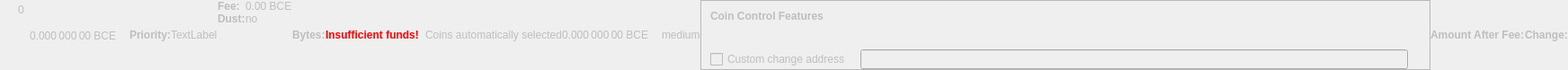
    <widget class="QWidget" name="dummyHideWidget" native="true">
     <property name="enabled">
      <bool>false</bool>
     </property>
     <property name="maximumSize">
      <size>
       <width>100</width>
       <height>22</height>
      </size>
     </property>
     <layout class="QHBoxLayout" name="dummyHideLayout">
      <property name="spacing">
       <number>0</number>
      </property>
      <property name="margin">
       <number>0</number>
      </property>
      <item>
       <layout class="QFormLayout" name="formLayoutCoinControl1">
        <property name="horizontalSpacing">
         <number>10</number>
        </property>
        <property name="verticalSpacing">
         <number>14</number>
        </property>
        <property name="leftMargin">
         <number>10</number>
        </property>
        <property name="topMargin">
         <number>4</number>
        </property>
        <property name="rightMargin">
         <number>6</number>
        </property>
        <item row="0" column="1">
         <widget class="QLabel" name="labelCoinControlBytes">
          <property name="cursor">
           <cursorShape>IBeamCursor</cursorShape>
          </property>
          <property name="contextMenuPolicy">
           <enum>Qt::ActionsContextMenu</enum>
          </property>
          <property name="text">
           <string notr="true">0</string>
          </property>
          <property name="textInteractionFlags">
           <set>Qt::LinksAccessibleByMouse|Qt::TextSelectableByKeyboard|Qt::TextSelectableByMouse</set>
          </property>
         </widget>
        </item>
       </layout>
      </item>
      <item>
       <widget class="QLabel" name="labelCoinControlAfterFee">
        <property name="enabled">
         <bool>false</bool>
        </property>
        <property name="sizePolicy">
         <sizepolicy hsizetype="Fixed" vsizetype="Fixed">
          <horstretch>0</horstretch>
          <verstretch>0</verstretch>
         </sizepolicy>
        </property>
        <property name="minimumSize">
         <size>
          <width>111</width>
          <height>12</height>
         </size>
        </property>
        <property name="maximumSize">
         <size>
          <width>111</width>
          <height>12</height>
         </size>
        </property>
        <property name="cursor">
         <cursorShape>IBeamCursor</cursorShape>
        </property>
        <property name="contextMenuPolicy">
         <enum>Qt::ActionsContextMenu</enum>
        </property>
        <property name="text">
         <string notr="true">0.000 000 00 BCE</string>
        </property>
        <property name="textInteractionFlags">
         <set>Qt::LinksAccessibleByMouse|Qt::TextSelectableByKeyboard|Qt::TextSelectableByMouse</set>
        </property>
       </widget>
      </item>
      <item>
       <widget class="QLabel" name="labelCoinControlPriorityText">
        <property name="enabled">
         <bool>false</bool>
        </property>
        <property name="font">
         <font>
          <weight>75</weight>
          <bold>true</bold>
         </font>
        </property>
        <property name="text">
         <string>Priority:</string>
        </property>
       </widget>
      </item>
      <item>
       <layout class="QHBoxLayout" name="horizontalLayout">
        <item>
         <widget class="QLabel" name="WarningLabel">
          <property name="text">
           <string>TextLabel</string>
          </property>
         </widget>
        </item>
       </layout>
      </item>
      <item>
       <layout class="QFormLayout" name="formLayoutCoinControl3">
        <property name="horizontalSpacing">
         <number>0</number>
        </property>
        <property name="verticalSpacing">
         <number>0</number>
        </property>
        <property name="leftMargin">
         <number>0</number>
        </property>
        <property name="topMargin">
         <number>0</number>
        </property>
        <property name="rightMargin">
         <number>0</number>
        </property>
        <item row="0" column="0">
         <widget class="QLabel" name="labelCoinControlFeeText">
          <property name="enabled">
           <bool>false</bool>
          </property>
          <property name="font">
           <font>
            <weight>75</weight>
            <bold>true</bold>
           </font>
          </property>
          <property name="text">
           <string>Fee:</string>
          </property>
          <property name="margin">
           <number>0</number>
          </property>
         </widget>
        </item>
        <item row="0" column="1">
         <widget class="QLabel" name="labelCoinControlFee">
          <property name="enabled">
           <bool>false</bool>
          </property>
          <property name="cursor">
           <cursorShape>IBeamCursor</cursorShape>
          </property>
          <property name="contextMenuPolicy">
           <enum>Qt::ActionsContextMenu</enum>
          </property>
          <property name="text">
           <string notr="true">0.00 BCE</string>
          </property>
          <property name="textInteractionFlags">
           <set>Qt::LinksAccessibleByMouse|Qt::TextSelectableByKeyboard|Qt::TextSelectableByMouse</set>
          </property>
         </widget>
        </item>
        <item row="1" column="0">
         <widget class="QLabel" name="labelCoinControlLowOutputText">
          <property name="enabled">
           <bool>false</bool>
          </property>
          <property name="font">
           <font>
            <weight>75</weight>
            <bold>true</bold>
           </font>
          </property>
          <property name="text">
           <string>Dust:</string>
          </property>
         </widget>
        </item>
        <item row="1" column="1">
         <widget class="QLabel" name="labelCoinControlLowOutput">
          <property name="enabled">
           <bool>false</bool>
          </property>
          <property name="cursor">
           <cursorShape>IBeamCursor</cursorShape>
          </property>
          <property name="contextMenuPolicy">
           <enum>Qt::ActionsContextMenu</enum>
          </property>
          <property name="text">
           <string>no</string>
          </property>
          <property name="textInteractionFlags">
           <set>Qt::LinksAccessibleByMouse|Qt::TextSelectableByKeyboard|Qt::TextSelectableByMouse</set>
          </property>
         </widget>
        </item>
       </layout>
      </item>
      <item>
       <widget class="QLabel" name="labelCoinControlBytesText">
        <property name="enabled">
         <bool>false</bool>
        </property>
        <property name="font">
         <font>
          <weight>75</weight>
          <bold>true</bold>
         </font>
        </property>
        <property name="text">
         <string>Bytes:</string>
        </property>
       </widget>
      </item>
      <item>
       <layout class="QFormLayout" name="formLayoutCoinControl2">
        <property name="horizontalSpacing">
         <number>0</number>
        </property>
        <property name="verticalSpacing">
         <number>0</number>
        </property>
        <property name="leftMargin">
         <number>0</number>
        </property>
        <property name="topMargin">
         <number>0</number>
        </property>
        <property name="rightMargin">
         <number>0</number>
        </property>
       </layout>
      </item>
      <item>
       <layout class="QHBoxLayout" name="horizontalLayoutCoinControl2">
        <property name="spacing">
         <number>0</number>
        </property>
        <property name="bottomMargin">
         <number>0</number>
        </property>
       </layout>
      </item>
      <item>
       <widget class="QLabel" name="labelCoinControlInsuffFunds">
        <property name="enabled">
         <bool>false</bool>
        </property>
        <property name="minimumSize">
         <size>
          <width>0</width>
          <height>0</height>
         </size>
        </property>
        <property name="font">
         <font>
          <weight>75</weight>
          <bold>true</bold>
         </font>
        </property>
        <property name="styleSheet">
         <string notr="true">color:red;font-weight:bold;</string>
        </property>
        <property name="text">
         <string>Insufficient funds!</string>
        </property>
        <property name="margin">
         <number>5</number>
        </property>
       </widget>
      </item>
      <item>
       <layout class="QFormLayout" name="formLayoutCoinControl4">
        <property name="horizontalSpacing">
         <number>0</number>
        </property>
        <property name="verticalSpacing">
         <number>0</number>
        </property>
        <property name="leftMargin">
         <number>0</number>
        </property>
        <property name="topMargin">
         <number>0</number>
        </property>
        <property name="rightMargin">
         <number>0</number>
        </property>
       </layout>
      </item>
      <item>
       <widget class="QLabel" name="labelCoinControlChangeLabel">
        <property name="enabled">
         <bool>false</bool>
        </property>
        <property name="sizePolicy">
         <sizepolicy hsizetype="Preferred" vsizetype="Expanding">
          <horstretch>0</horstretch>
          <verstretch>0</verstretch>
         </sizepolicy>
        </property>
        <property name="minimumSize">
         <size>
          <width>0</width>
          <height>0</height>
         </size>
        </property>
        <property name="text">
         <string/>
        </property>
        <property name="margin">
         <number>3</number>
        </property>
       </widget>
      </item>
      <item>
       <widget class="QLabel" name="labelCoinControlAutomaticallySelected">
        <property name="enabled">
         <bool>false</bool>
        </property>
        <property name="sizePolicy">
         <sizepolicy hsizetype="Fixed" vsizetype="Fixed">
          <horstretch>0</horstretch>
          <verstretch>0</verstretch>
         </sizepolicy>
        </property>
        <property name="minimumSize">
         <size>
          <width>0</width>
          <height>0</height>
         </size>
        </property>
        <property name="maximumSize">
         <size>
          <width>240</width>
          <height>16777215</height>
         </size>
        </property>
        <property name="text">
         <string>Coins automatically selected</string>
        </property>
        <property name="margin">
         <number>5</number>
        </property>
       </widget>
      </item>
      <item>
       <widget class="QLabel" name="labelCoinControlChange">
        <property name="enabled">
         <bool>false</bool>
        </property>
        <property name="sizePolicy">
         <sizepolicy hsizetype="Fixed" vsizetype="Fixed">
          <horstretch>0</horstretch>
          <verstretch>0</verstretch>
         </sizepolicy>
        </property>
        <property name="minimumSize">
         <size>
          <width>111</width>
          <height>0</height>
         </size>
        </property>
        <property name="maximumSize">
         <size>
          <width>111</width>
          <height>16777215</height>
         </size>
        </property>
        <property name="cursor">
         <cursorShape>IBeamCursor</cursorShape>
        </property>
        <property name="contextMenuPolicy">
         <enum>Qt::ActionsContextMenu</enum>
        </property>
        <property name="text">
         <string notr="true">0.000 000 00 BCE</string>
        </property>
        <property name="textInteractionFlags">
         <set>Qt::LinksAccessibleByMouse|Qt::TextSelectableByKeyboard|Qt::TextSelectableByMouse</set>
        </property>
       </widget>
      </item>
      <item>
       <widget class="QLabel" name="labelCoinControlPriority">
        <property name="enabled">
         <bool>false</bool>
        </property>
        <property name="cursor">
         <cursorShape>IBeamCursor</cursorShape>
        </property>
        <property name="contextMenuPolicy">
         <enum>Qt::ActionsContextMenu</enum>
        </property>
        <property name="text">
         <string>medium</string>
        </property>
        <property name="textInteractionFlags">
         <set>Qt::LinksAccessibleByMouse|Qt::TextSelectableByKeyboard|Qt::TextSelectableByMouse</set>
        </property>
       </widget>
      </item>
      <item>
       <widget class="QFrame" name="frameCoinControl">
        <property name="sizePolicy">
         <sizepolicy hsizetype="Expanding" vsizetype="Expanding">
          <horstretch>0</horstretch>
          <verstretch>0</verstretch>
         </sizepolicy>
        </property>
        <property name="maximumSize">
         <size>
          <width>16777215</width>
          <height>16777215</height>
         </size>
        </property>
        <property name="frameShape">
         <enum>QFrame::StyledPanel</enum>
        </property>
        <property name="frameShadow">
         <enum>QFrame::Sunken</enum>
        </property>
        <layout class="QVBoxLayout" name="verticalLayoutCoinControl2_2">
         <property name="spacing">
          <number>0</number>
         </property>
         <property name="margin">
          <number>0</number>
         </property>
         <item>
          <layout class="QVBoxLayout" name="verticalLayoutCoinControl" stretch="0,0,0,1">
           <property name="spacing">
            <number>0</number>
           </property>
           <property name="leftMargin">
            <number>10</number>
           </property>
           <property name="topMargin">
            <number>10</number>
           </property>
           <item>
            <layout class="QHBoxLayout" name="horizontalLayoutCoinControl1">
             <property name="bottomMargin">
              <number>15</number>
             </property>
             <item>
              <widget class="QLabel" name="labelCoinControlFeatures">
               <property name="enabled">
                <bool>false</bool>
               </property>
               <property name="sizePolicy">
                <sizepolicy hsizetype="Preferred" vsizetype="Maximum">
                 <horstretch>0</horstretch>
                 <verstretch>0</verstretch>
                </sizepolicy>
               </property>
               <property name="font">
                <font>
                 <weight>75</weight>
                 <bold>true</bold>
                </font>
               </property>
               <property name="styleSheet">
                <string notr="true">font-weight:bold;</string>
               </property>
               <property name="text">
                <string>Coin Control Features</string>
               </property>
              </widget>
             </item>
            </layout>
           </item>
           <item>
            <widget class="QWidget" name="widgetCoinControl" native="true">
             <property name="sizePolicy">
              <sizepolicy hsizetype="Preferred" vsizetype="Preferred">
               <horstretch>0</horstretch>
               <verstretch>0</verstretch>
              </sizepolicy>
             </property>
             <property name="minimumSize">
              <size>
               <width>0</width>
               <height>0</height>
              </size>
             </property>
             <property name="styleSheet">
              <string notr="true"/>
             </property>
             <layout class="QHBoxLayout" name="horizontalLayoutCoinControl5_2">
              <property name="margin">
               <number>0</number>
              </property>
              <item>
               <layout class="QHBoxLayout" name="horizontalLayoutCoinControl3">
                <property name="spacing">
                 <number>20</number>
                </property>
                <property name="topMargin">
                 <number>0</number>
                </property>
                <property name="bottomMargin">
                 <number>10</number>
                </property>
               </layout>
              </item>
             </layout>
            </widget>
           </item>
           <item>
            <layout class="QHBoxLayout" name="horizontalLayoutCoinControl4" stretch="0,0,0">
             <property name="spacing">
              <number>12</number>
             </property>
             <property name="sizeConstraint">
              <enum>QLayout::SetDefaultConstraint</enum>
             </property>
             <property name="topMargin">
              <number>5</number>
             </property>
             <property name="rightMargin">
              <number>5</number>
             </property>
             <item>
              <widget class="QCheckBox" name="checkBoxCoinControlChange">
               <property name="enabled">
                <bool>false</bool>
               </property>
               <property name="toolTip">
                <string>If this is activated, but the change address is empty or invalid, change will be sent to a newly generated address.</string>
               </property>
               <property name="text">
                <string>Custom change address</string>
               </property>
              </widget>
             </item>
             <item>
              <widget class="QValidatedLineEdit" name="lineEditCoinControlChange">
               <property name="enabled">
                <bool>false</bool>
               </property>
               <property name="sizePolicy">
                <sizepolicy hsizetype="Expanding" vsizetype="Fixed">
                 <horstretch>0</horstretch>
                 <verstretch>0</verstretch>
                </sizepolicy>
               </property>
              </widget>
             </item>
             <item>
              <widget class="QLabel" name="labelCoinControlChangeLabel_2">
               <property name="sizePolicy">
                <sizepolicy hsizetype="Preferred" vsizetype="Expanding">
                 <horstretch>0</horstretch>
                 <verstretch>0</verstretch>
                </sizepolicy>
               </property>
               <property name="minimumSize">
                <size>
                 <width>0</width>
                 <height>0</height>
                </size>
               </property>
               <property name="text">
                <string/>
               </property>
               <property name="margin">
                <number>3</number>
               </property>
              </widget>
             </item>
            </layout>
           </item>
           <item>
            <spacer name="verticalSpacerCoinControl">
             <property name="orientation">
              <enum>Qt::Vertical</enum>
             </property>
             <property name="sizeHint" stdset="0">
              <size>
               <width>800</width>
               <height>1</height>
              </size>
             </property>
            </spacer>
           </item>
          </layout>
         </item>
        </layout>
       </widget>
      </item>
      <item>
       <widget class="QLabel" name="labelCoinControlAfterFeeText">
        <property name="enabled">
         <bool>false</bool>
        </property>
        <property name="minimumSize">
         <size>
          <width>0</width>
          <height>0</height>
         </size>
        </property>
        <property name="maximumSize">
         <size>
          <width>16777215</width>
          <height>16777215</height>
         </size>
        </property>
        <property name="font">
         <font>
          <weight>75</weight>
          <bold>true</bold>
         </font>
        </property>
        <property name="text">
         <string>Amount After Fee:</string>
        </property>
        <property name="alignment">
         <set>Qt::AlignLeading|Qt::AlignLeft|Qt::AlignVCenter</set>
        </property>
        <property name="margin">
         <number>0</number>
        </property>
       </widget>
      </item>
      <item>
       <widget class="QLabel" name="labelCoinControlChangeText">
        <property name="enabled">
         <bool>false</bool>
        </property>
        <property name="sizePolicy">
         <sizepolicy hsizetype="Preferred" vsizetype="Preferred">
          <horstretch>0</horstretch>
          <verstretch>0</verstretch>
         </sizepolicy>
        </property>
        <property name="minimumSize">
         <size>
          <width>0</width>
          <height>0</height>
         </size>
        </property>
        <property name="maximumSize">
         <size>
          <width>16777215</width>
          <height>16777215</height>
         </size>
        </property>
        <property name="font">
         <font>
          <weight>75</weight>
          <bold>true</bold>
         </font>
        </property>
        <property name="text">
         <string>Change:</string>
        </property>
        <property name="alignment">
         <set>Qt::AlignLeading|Qt::AlignLeft|Qt::AlignVCenter</set>
        </property>
       </widget>
      </item>
     </layout>
    </widget>
